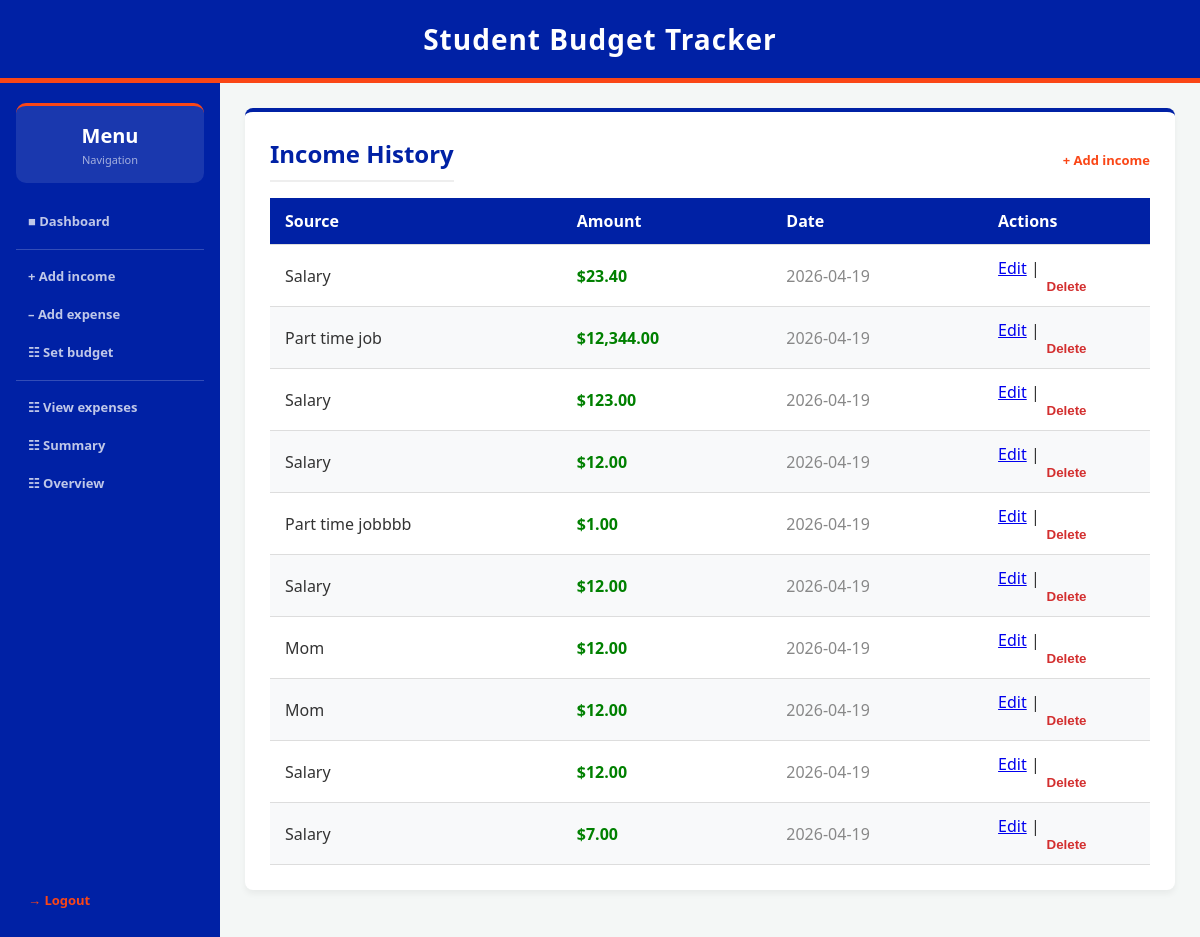
/add_income?history=1 (signed in), run on the app's committed database.
### tables this page shows
CREATE TABLE incomes (
    income_id INTEGER PRIMARY KEY AUTOINCREMENT,
    user_id INTEGER NOT NULL,
    source TEXT NOT NULL,
    amount REAL NOT NULL,
    date TIMESTAMP DEFAULT CURRENT_TIMESTAMP,
    FOREIGN KEY (user_id) REFERENCES users (id)
);

### app.py (the view, shortened to what this page needs)
@app.route('/add_income', methods=['GET', 'POST'])
def add_income():
    if 'user_id' not in session:
        return redirect(url_for('login'))
    show_history = request.args.get('history') == '1'
    incomes = data_manager.get_incomes(session['user_id']) if show_history else []
    return render_template('add_income.html', show_history=show_history, incomes=incomes)

### data_manager.py (called while the page is built)
def get_db_connection():
    return sqlite3.connect(DB_NAME)

def get_incomes(user_id):
    connection = get_db_connection()
    cursor = connection.cursor()
    cursor.execute("SELECT * FROM incomes WHERE user_id = ?", (user_id,))
    incomes = cursor.fetchall()
    connection.close()
    return incomes

### templates/add_income.html (shortened to what this page needs)
{% extends "layout.html" %}
{% block content %}
{% if show_history %}
<div class="card">
    <div style="display:flex; justify-content:space-between; align-items:center; margin-bottom:1rem;">
        <h2 style="margin:0;">Income History</h2>
        <a href="{{ url_for('add_income') }}" class="cta-link" style="font-size:13px;">+ Add income</a>
    </div>
    {% if incomes %}
    <table>
        <thead>
            <tr>
                <th>Source</th>
                <th>Amount</th>
                <th>Date</th>
                <th>Actions</th>
            </tr>
        </thead>
        <tbody>
            {% for income in incomes %}
            <tr>
                <td>{{ income[2]|capitalize }}</td>
                <td style="color: green; font-weight: bold;">${{ "{:,.2f}".format(income[3]|float) }}</td>
                <td style="color: #888;">{{ income[4][:10] }}</td>
                <td>
                    <a href="{{ url_for('edit_income', income_id=income[0]) }}">Edit</a> |
                    <form method="POST" action="{{ url_for('delete_income', income_id=income[0]) }}" style="display:inline;">
                        <button type="submit" style="background:none;border:none;color:#d32f2f;font-weight:bold;cursor:pointer;padding:0;">Delete</button>
                    </form>
                </td>
            </tr>
            {% endfor %}
        </tbody>
    </table>
    {% else %}
        <p>No income logged yet.</p>
    {% endif %}
</div>
{% endif %}
{% endblock %}

### templates/layout.html (style rules this page uses)
:root { --uf-blue: #0021A5; --uf-orange: #FA4616; --bg-color: #f4f7f6; --text-color: #333333; --card-bg: #ffffff; }
* { box-sizing: border-box; margin: 0; padding: 0; }
body { font-family: 'Segoe UI', Tahoma, Geneva, Verdana, sans-serif; background-color: var(--bg-color); color: var(--text-color); min-height: 100vh; display: flex; flex-direction: column; }
.card { background-color: var(--card-bg); padding: 25px; border-radius: 8px; box-shadow: 0 4px 6px rgba(0,0,0,0.05); margin-bottom: 25px; border-top: 4px solid var(--uf-blue); }
.card h2 { margin-top: 0; color: var(--uf-blue); border-bottom: 2px solid #eee; padding-bottom: 10px; margin-bottom: 20px; }
.card button { display: block; width: 100%; padding: 14px; background-color: var(--uf-blue); color: white; border: none; border-radius: 6px; font-weight: bold; cursor: pointer; transition: background 0.3s ease; }
table { width: 100%; border-collapse: collapse; margin-top: 10px; }
th, td { padding: 12px 15px; text-align: left; }
th { background-color: var(--uf-blue); color: white; font-weight: 600; }
tr { border-bottom: 1px solid #dddddd; }
tr:nth-child(even) { background-color: #f8f9fa; }
.cta-link { color: var(--uf-orange); font-weight: bold; text-decoration: none; }

### data on the page
incomes: source "Salary", amount "23.40", date "2026-04-19"
incomes: source "Part time job", amount "12,344.00", date "2026-04-19"
incomes: source "Salary", amount "123.00", date "2026-04-19"
incomes: source "Salary", amount "12.00", date "2026-04-19"
incomes: source "Part time jobbbb", amount "1.00", date "2026-04-19"
incomes: source "Salary", amount "12.00", date "2026-04-19"
incomes: source "Mom", amount "12.00", date "2026-04-19"
incomes: source "Mom", amount "12.00", date "2026-04-19"
incomes: source "Salary", amount "12.00", date "2026-04-19"
incomes: source "Salary", amount "7.00", date "2026-04-19"
